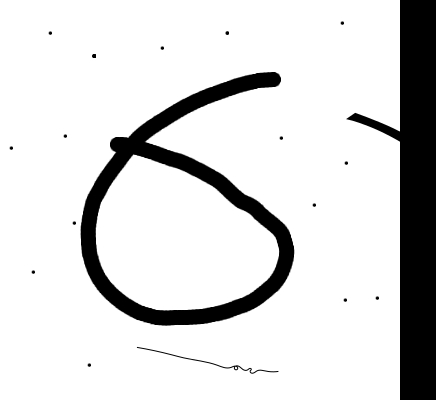
#> input picture noise_bzef.png, 436 x 400 px; its folder holds only this picture in this run
$ python -i alpha_freeman.py   (imports and definitions only)
#> lines starting #> are read from the running program, lines starting #| are printed output that depends on the picture; after the words box and inside, x2 and y2 are one past the last pixel; in counts of white or black regions, pixels touching at a corner belong together


#
#
# this file is a prototype of the pixel deleation and freeman code computer
#
#

from matplotlib import pylab as pt
from numpy import array, uint8
import cv2
import pickle
import numpy as np

x_d = 14
y_d = 14
#s
vis = array( [False] * (x_d*y_d) )
vis = vis.reshape([x_d, y_d])

dx4 = [0,1, 0,-1]
dy4 = [1,0,-1, 0]

dx8 = [-1,-1, 0, 1, 1, 1, 0,-1]
dy8 = [ 0, 1, 1, 1, 0,-1,-1,-1]

def in_board(x,y):
    return x >=0 and x < x_d and y >=0 and y < y_d

# [89 lines left out: functions check_4_neighbors, dfs, get_boarders, get_chain, my_freeman_calc, not called in this run]

def check_point_inside(point):
    x,y = point
    return x >= 0 and x < x_d and y >= 0 and y < y_d

# [69 lines left out: function freeman_calc, not called in this run]

def dfs_count(img,x,y):

    if img[x,y] != 255 or vis[x,y]:
        return
    vis[x,y] = True

    for z in range(8):
        if check_point_inside((x+dx8[z],y+dy8[z])):
            dfs_count(img,x+dx8[z],y+dy8[z])

def count_component(im_bw):
    global vis
    vis = array( [False] * (x_d*y_d) )
    vis = vis.reshape([x_d, y_d])
    ret = 0
    for i in range(x_d):
        for j in range(y_d):
            if im_bw[i,j] == 255 and not vis[i,j]:
                ret += 1
                dfs_count(im_bw,i,j)

    return ret

def BS_threshold(im_gray):

    f = 1
    l = 127
    ret = 127
    while f<l:
        m = int((f+l)/2)
        (_,im_bw) = cv2.threshold(im_gray, m, 255, cv2.THRESH_BINARY)
        number_component = count_component(im_bw)
        print(number_component,f,m,l)
        if number_component == 0:
            print("number_component == 0 is not false !!")
            exit(2)
        if number_component == 1:
            f = m+1
            ret = m
            return cv2.threshold(im_gray, ret, 255, cv2.THRESH_BINARY)
        else:
            l = m

    print("BS did not find a solution!!")
    pt.imshow(im_gray)
    pt.show()
    cv2.imwrite('badbad.png',im_gray)
    exit(2)
    return cv2.threshold(im_gray, ret, 255, cv2.THRESH_BINARY)

# connect image
# [9 lines left out: function fill, not called in this run]

def connect_two_comp(i,j):
    vis = array( [-1] * (x_d*y_d) )
    vis = vis.reshape([x_d, y_d])

# [29 lines left out: functions connect_image_old, fill_8_neighbors, inflate_component, not called in this run]

# [55 lines not run here, left out]


>>> import cv2
>>> picture = cv2.imread('noise_bzef.png', cv2.IMREAD_GRAYSCALE)
#> picture is the input picture: shape (400, 436); min 0, max 255, mean 216.4
#> the loop in BS_threshold, `while f<l:` made 1 pass
#> number_component on pass 1: 1
#| 1 1 64 127
#> pass 1, in BS_threshold, `(_,im_bw) = cv2.threshold(im_gray, m, 255, cv2.THRESH_BINARY)`:
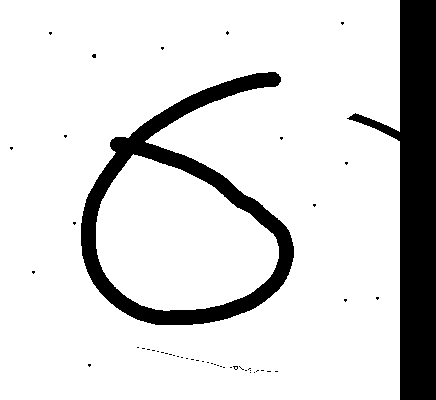
#> im_bw: shape (400, 436); 85.1% white; 50 black regions (48 under 20 px), largest, box (x1, y1, x2, y2) and area: (347, 0, 436, 400) 14811, (81, 72, 294, 325) 10890
>>> result = BS_threshold(picture)
